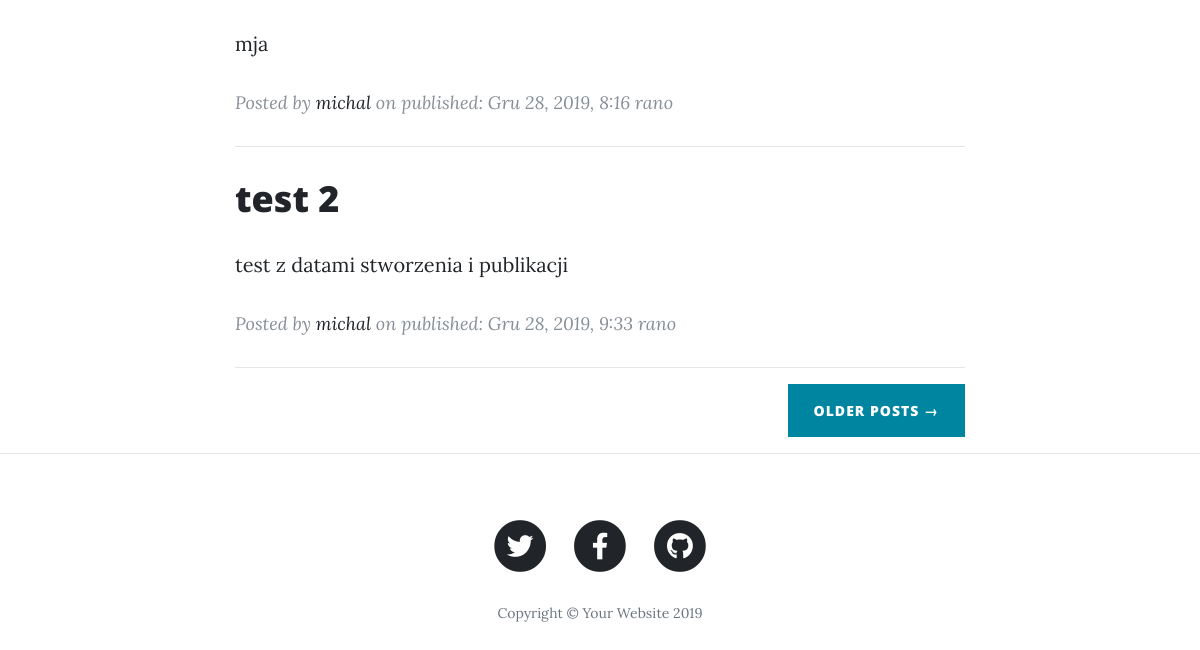
Page /portfolio/blog/ (lower part) on the earlier database version.
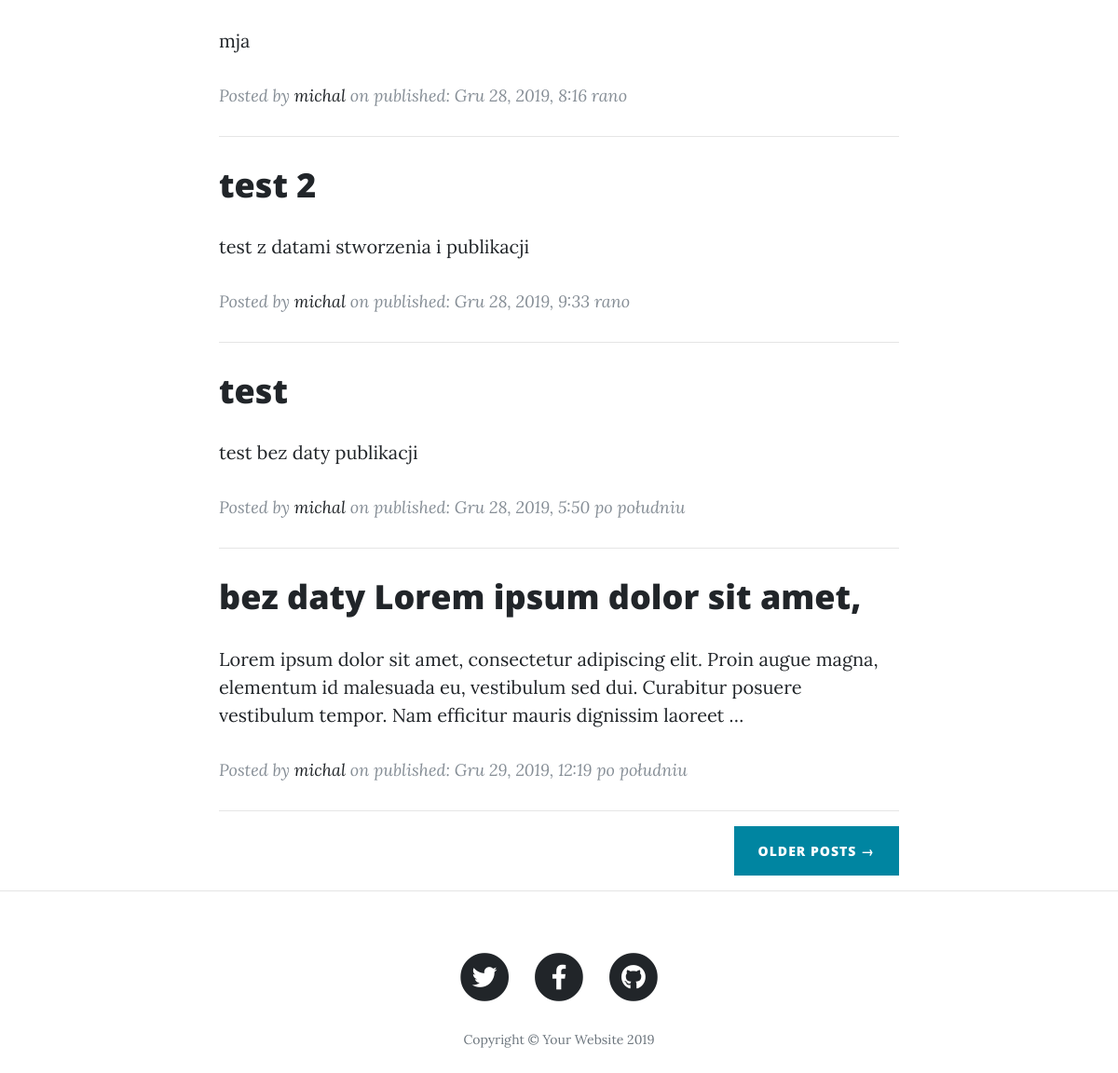
Same page on the later database version.
### blog/models.py (models this page shows, shortened)
class Post(models.Model):
    author = models.ForeignKey('auth.User', on_delete=models.CASCADE)
    title = models.CharField(max_length=200)
    text = models.TextField()
    created_date = models.DateTimeField(
            default=timezone.now)
    published_date = models.DateTimeField(
            blank=True, null=True)

### blog/views.py (the view)
# urls.py: path('', views.index, name='index'),
def index(request):
    posts = Post.objects.filter(published_date__lte=timezone.now()).order_by('published_date')
    return render(request, 'blog/index.html', {'posts': posts})

### blog/templates/blog/index.html (shortened to what this page needs)
{% load static %}
<!DOCTYPE html>
<html lang="en">
<head>
  <link href="{% static 'vendor/bootstrap/css/bootstrap.min.css' %}" rel="stylesheet">
  <link href="{% static 'vendor/fontawesome-free/css/all.min.css' %}" rel="stylesheet" type="text/css">
  <link href="{% static 'css/clean-blog.min.css' %}" rel="stylesheet">
</head>
<body>
  <div class="container">
    <div class="row">
      <div class="col-lg-8 col-md-10 mx-auto">
        {% for post in posts %}
        <div class="post-preview">
          <a href="{% url 'post_detail' pk=post.pk %}">
            <h2 class="post-title">
              {{ post.title }}
            </h2>
                <p>{{ post.text|linebreaksbr|truncatechars:200 }}</p>
          </a>
          <p class="post-meta">Posted by
            <a href="#">{{ post.author }}</a>
            on published: {{ post.published_date }}</p>
        <hr>
        </div>
        {% endfor %}
        <div class="clearfix">
          <a class="btn btn-primary float-right" href="#">Older Posts &rarr;</a>
        </div>
      </div>
    </div>
  </div>
  <hr>
  <footer>
    <div class="container">
      <div class="row">
        <div class="col-lg-8 col-md-10 mx-auto">
          <ul class="list-inline text-center">
            <li class="list-inline-item">
              <a href="#">
                <span class="fa-stack fa-lg">
                  <i class="fas fa-circle fa-stack-2x"></i>
                  <i class="fab fa-twitter fa-stack-1x fa-inverse"></i>
                </span>
              </a>
            </li>
            <li class="list-inline-item">
              <a href="#">
                <span class="fa-stack fa-lg">
                  <i class="fas fa-circle fa-stack-2x"></i>
                  <i class="fab fa-facebook-f fa-stack-1x fa-inverse"></i>
                </span>
              </a>
            </li>
            <li class="list-inline-item">
              <a href="#">
                <span class="fa-stack fa-lg">
                  <i class="fas fa-circle fa-stack-2x"></i>
                  <i class="fab fa-github fa-stack-1x fa-inverse"></i>
                </span>
              </a>
            </li>
          </ul>
          <p class="copyright text-muted">Copyright &copy; Your Website 2019</p>
        </div>
      </div>
    </div>
  </footer>
</body>
</html>

Differences in the rows shown:
now on this page (row edited): Post: title "test", text "test bez daty publikacji", author "michal", published_date "Gru 28, 2019, 5:50 po południu"
added Post: title "bez daty Lorem ipsum dolor sit amet,", text "Lorem ipsum dolor sit amet, consectetur adipiscing elit. Proin augue magna, elementum id malesuada eu, vestibulum sed dui. Curabitur posuere vestibulum tempor. Nam efficitur mauris dignissim laoreet …", author "michal", published_date "Gru 29, 2019, 12:19 po południu"
